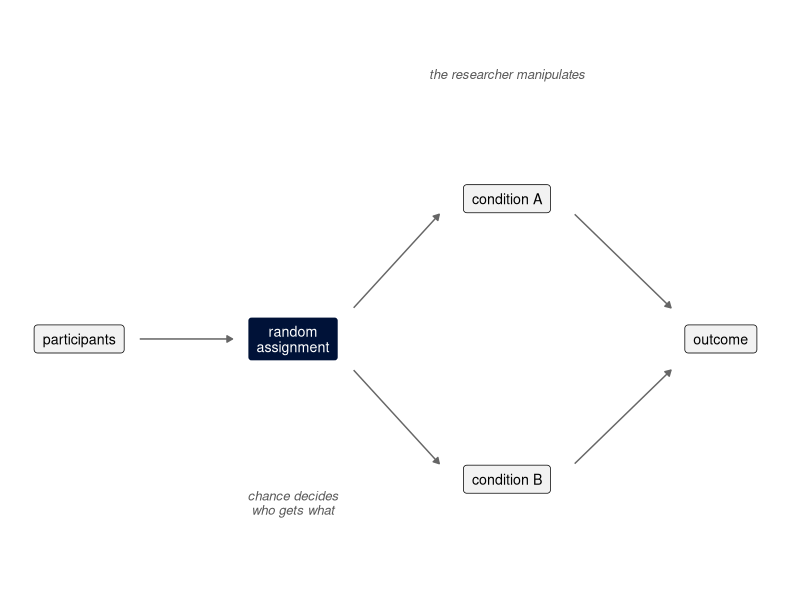
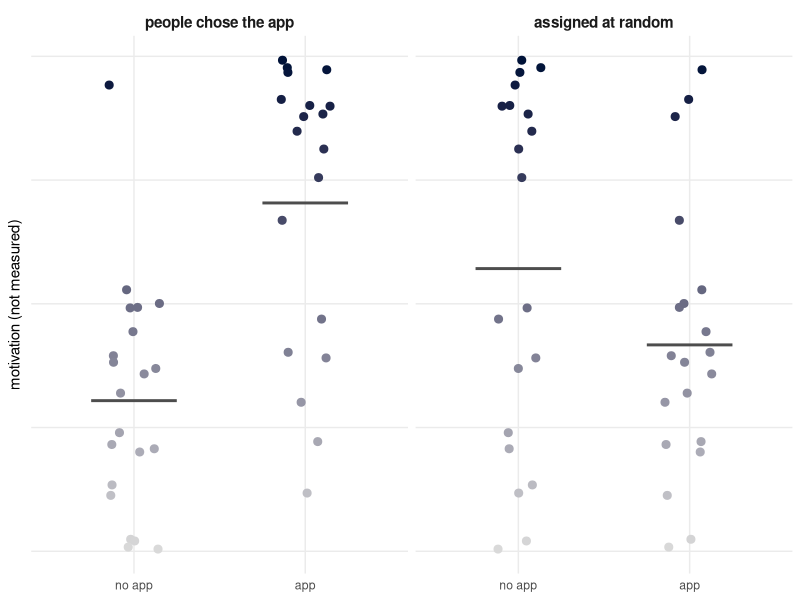
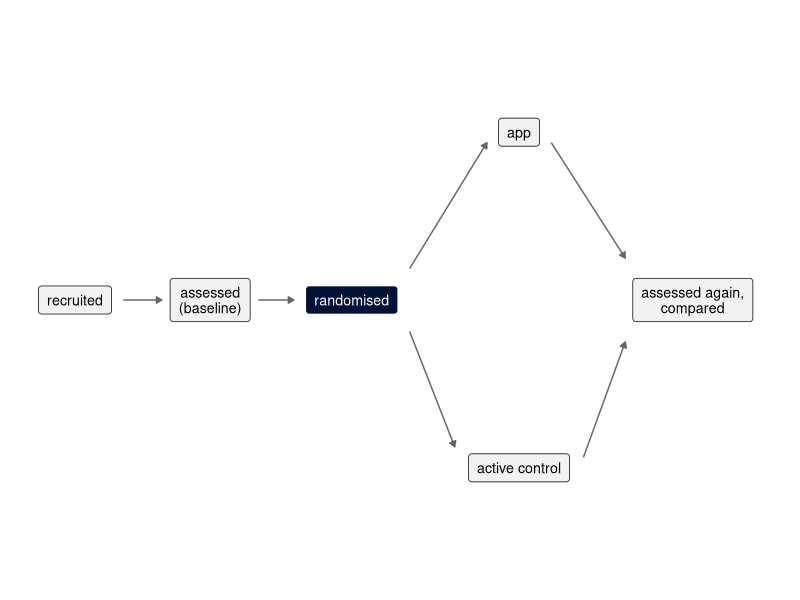
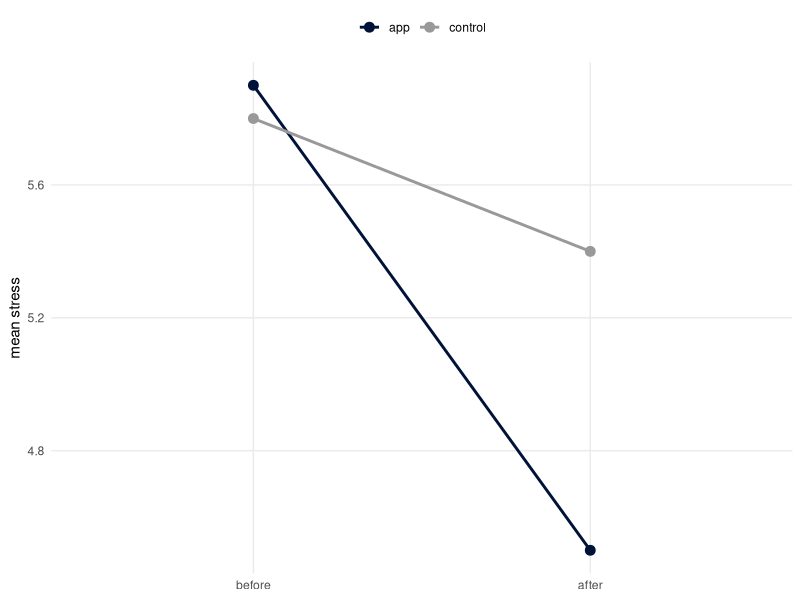
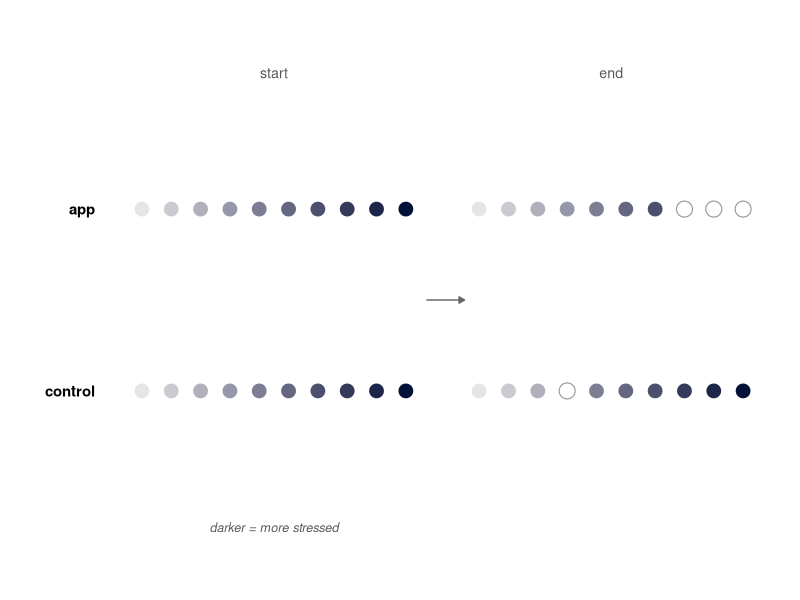
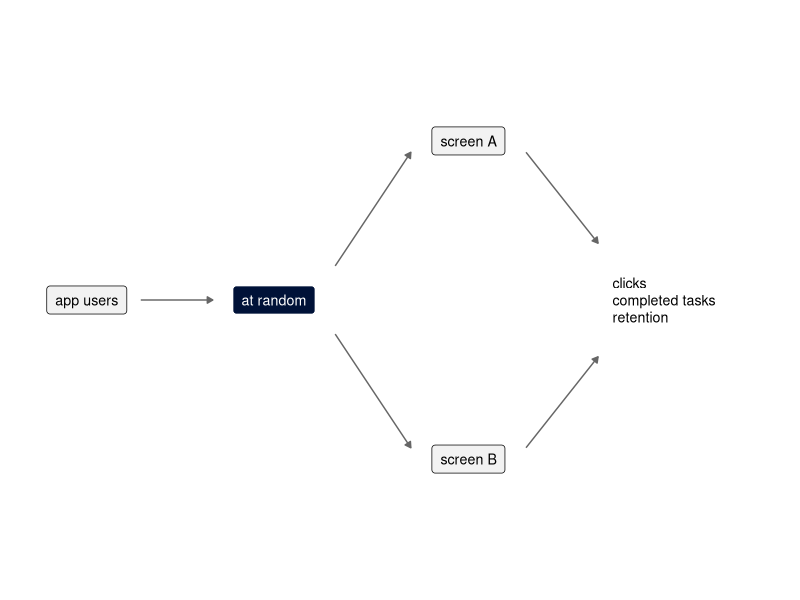

Write the R code that produced these figures, in order.
## ---- chunk 1
#| cache: false
library(tidyverse)
navy <- "#001238"
## ---- chunk 2
#| include: false
# Draws the box-and-arrow diagrams of this chapter. `nodes`: x, y, label,
# key ("yes" = highlighted box); `edges`: x, y, xend, yend; `notes`: x, y, label.
draw_flow <- function(nodes, edges, notes = NULL, xlim, ylim) {
  p <- ggplot() +
    geom_segment(data = edges, aes(x, y, xend = xend, yend = yend),
                 arrow = arrow(length = unit(0.16, "cm"), type = "closed"),
                 colour = "grey40", linewidth = 0.5) +
    geom_label(data = nodes, aes(x, y, label = label, fill = key, colour = key),
               size = 3.6, lineheight = 0.9, label.padding = unit(0.5, "lines"),
               label.r = unit(0.2, "lines")) +
    scale_fill_manual(values = c(yes = navy, no = "grey95"), guide = "none") +
    scale_colour_manual(values = c(yes = "white", no = "black"), guide = "none")
  if (!is.null(notes)) {
    p <- p + geom_text(data = notes, aes(x, y, label = label), size = 3.3,
                       fontface = "italic", colour = "grey35", lineheight = 0.9)
  }
  p + coord_cartesian(xlim = xlim, ylim = ylim) + theme_void()
}
## ---- chunk 3
#| label: fig-experiment
#| echo: false
#| fig-cap: "The structure of an experiment. Participants are assigned at random to one of two conditions that the researcher manipulates, and the outcome is compared between the conditions."
#| fig-width: 7
#| fig-height: 2.6
#| out-width: 95%
nodes <- tribble(
  ~x, ~y, ~label, ~key,
  0, 0, "participants", "no",
  3, 0, "random\nassignment", "yes",
  6, 0.9, "condition A", "no",
  6, -0.9, "condition B", "no",
  9, 0, "outcome", "no"
)
edges <- tribble(
  ~x, ~y, ~xend, ~yend,
  0.85, 0, 2.15, 0,
  3.85, 0.2, 5.05, 0.8,
  3.85, -0.2, 5.05, -0.8,
  6.95, 0.8, 8.3, 0.2,
  6.95, -0.8, 8.3, -0.2
)
notes <- tribble(
  ~x, ~y, ~label,
  6, 1.7, "the researcher manipulates",
  3, -1.05, "chance decides\nwho gets what"
)
draw_flow(nodes, edges, notes, xlim = c(-0.6, 9.6), ylim = c(-1.5, 2))
## ---- chunk 4
set.seed(9)
n <- 40
motivation <- runif(n)
# people choose: the probability of using the app grows with motivation
chose <- rbinom(n, 1, plogis(-3 + 6 * motivation))
# random assignment: 20 of each, in random order
random <- sample(rep(0:1, each = n / 2))

rand_d <- bind_rows(
  tibble(scheme = "people chose the app", app = chose, motivation),
  tibble(scheme = "assigned at random", app = random, motivation)) |>
  mutate(app = factor(app, levels = 0:1, labels = c("no app", "app")),
         scheme = fct_inorder(scheme))

rand_d |>
  group_by(scheme, app) |>
  summarise(n = n(), mean_motivation = mean(motivation))
## ---- chunk 5
#| label: fig-why-randomise
#| echo: false
#| fig-cap: "The same 40 simulated people, split into an app group and a no-app group in two ways. Each point is a person, and darker points are more motivated; the horizontal bars are the group means. When people choose, the motivated ones end up in the app group. When the groups are assigned at random, the difference that remains is due to chance alone, and motivation is balanced on average, even though it was never measured."
#| fig-width: 7
#| fig-height: 3.2
ggplot(rand_d, aes(app, motivation, colour = motivation)) +
  geom_jitter(width = 0.15, height = 0, size = 2.4) +
  stat_summary(fun = mean, geom = "crossbar", width = 0.5,
               colour = "grey30", linewidth = 0.4) +
  facet_wrap(~scheme) +
  scale_colour_gradient(low = "grey85", high = navy, guide = "none") +
  labs(x = NULL, y = "motivation (not measured)") +
  theme_minimal() +
  theme(panel.grid.minor = element_blank(),
        strip.text = element_text(face = "bold", size = 11),
        axis.text.y = element_blank())
## ---- chunk 6
#| label: fig-rct-flow
#| echo: false
#| fig-cap: "A parallel-arm randomised controlled trial. Participants are assessed at baseline, randomised to the intervention or to a control condition, and assessed again at the end; the two arms are then compared."
#| fig-width: 8
#| fig-height: 2.4
#| out-width: 100%
nodes <- tribble(
  ~x, ~y, ~label, ~key,
  0, 0, "recruited", "no",
  2.1, 0, "assessed\n(baseline)", "no",
  4.3, 0, "randomised", "yes",
  6.9, 0.8, "app", "no",
  6.9, -0.8, "active control", "no",
  9.6, 0, "assessed again,\ncompared", "no"
)
edges <- tribble(
  ~x, ~y, ~xend, ~yend,
  0.75, 0, 1.35, 0,
  2.85, 0, 3.4, 0,
  5.2, 0.15, 6.4, 0.75,
  5.2, -0.15, 5.9, -0.7,
  7.4, 0.75, 8.55, 0.2,
  7.9, -0.75, 8.55, -0.2
)
draw_flow(nodes, edges, xlim = c(-0.6, 10.7), ylim = c(-1.3, 1.3))
## ---- chunk 7
#| label: fig-prepost
#| echo: false
#| fig-cap: "Illustrative mean stress of an app group and a control group, before and after the intervention period. Both groups improve; the question is whether the app group improved more."
#| fig-width: 5
#| fig-height: 3.4
#| out-width: 60%
prepost <- tribble(
  ~time, ~group, ~stress,
  "before", "control", 5.8,
  "after", "control", 5.4,
  "before", "app", 5.9,
  "after", "app", 4.5) |>
  mutate(time = factor(time, levels = c("before", "after")))
ggplot(prepost, aes(time, stress, group = group, colour = group)) +
  geom_line(linewidth = 1) +
  geom_point(size = 3) +
  scale_colour_manual(values = c(app = navy, control = "grey60")) +
  labs(x = NULL, y = "mean stress", colour = NULL) +
  theme_minimal() +
  theme(panel.grid.minor = element_blank(), legend.position = "top")
## ---- chunk 8
#| label: fig-dropout
#| echo: false
#| fig-cap: "Illustrative dropout in a trial. Each dot is a participant; darker dots are more stressed. In the app group, the three most stressed participants dropped out before the end (dashed circles), so the participants who completed the study look less stressed than the group that was randomised."
#| fig-width: 7.5
#| fig-height: 2.4
#| out-width: 95%
dots <- expand_grid(group = c("app", "control"), id = 1:10, time = c("start", "end")) |>
  mutate(stress = id / 10,
         x = id + if_else(time == "end", 11.5, 0),
         y = if_else(group == "app", 1, 0),
         dropped = time == "end" &
           ((group == "app" & id %in% 8:10) | (group == "control" & id == 4)))
ggplot(dots, aes(x, y)) +
  geom_point(data = filter(dots, !dropped), aes(fill = stress),
             shape = 21, size = 5, colour = "white") +
  geom_point(data = filter(dots, dropped), shape = 21, size = 5,
             colour = "grey60", fill = "white", stroke = 0.6) +
  annotate("text", x = c(5.5, 17), y = 1.75, label = c("start", "end"),
           colour = "grey35", size = 3.6) +
  annotate("text", x = -0.6, y = c(1, 0), label = c("app", "control"),
           hjust = 1, fontface = "bold", size = 3.8) +
  annotate("segment", x = 10.7, xend = 12, y = 0.5, yend = 0.5,
           arrow = arrow(length = unit(0.16, "cm"), type = "closed"),
           colour = "grey40") +
  annotate("text", x = 5.5, y = -0.75, label = "darker = more stressed",
           colour = "grey35", size = 3.2, fontface = "italic") +
  scale_fill_gradient(low = "grey90", high = navy, guide = "none") +
  coord_cartesian(xlim = c(-2.6, 22.2), ylim = c(-1, 2)) +
  theme_void()
## ---- chunk 9
#| label: fig-ab-test
#| echo: false
#| fig-cap: "An A/B test. Users are assigned at random to one of two versions of a screen, and the versions are compared on logged behaviour."
#| fig-width: 7
#| fig-height: 2.2
#| out-width: 95%
nodes <- tribble(
  ~x, ~y, ~label, ~key,
  0, 0, "app users", "no",
  2.6, 0, "at random", "yes",
  5.3, 0.7, "screen A", "no",
  5.3, -0.7, "screen B", "no"
)
edges <- tribble(
  ~x, ~y, ~xend, ~yend,
  0.75, 0, 1.75, 0,
  3.45, 0.15, 4.5, 0.65,
  3.45, -0.15, 4.5, -0.65,
  6.1, 0.65, 7.1, 0.25,
  6.1, -0.65, 7.1, -0.25
)
draw_flow(nodes, edges, xlim = c(-0.7, 9.4), ylim = c(-1.2, 1.2)) +
  annotate("text", x = 7.3, y = 0, hjust = 0, size = 3.6, lineheight = 1,
           label = "clicks\ncompleted tasks\nretention")
